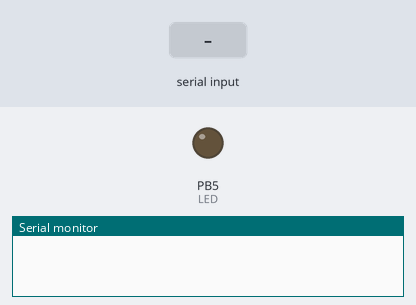
A program run on a simulated ATmega328P, built with avr-gcc and emulated at 16 MHz. Shown: output pins drawn as LEDs (lit = HIGH), the last lines printed to the serial monitor. The inputs (shaded band) are chosen by the test bench.

Above: at 1.2 s.
1.3 s: "1" received over Serial
At 2.4 s:
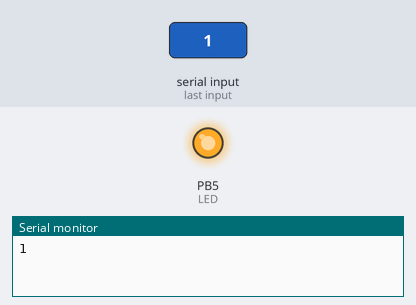
2.8 s: "0" received over Serial
At 3.6 s:
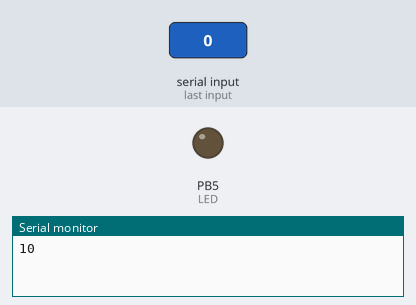
Timing chart, 0 to 5.8 s (numbered marks = the images above; inputs shaded):
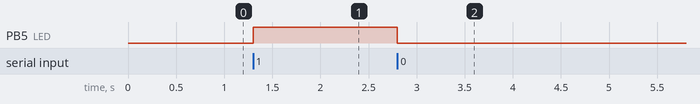

Measured:
- after the input at 1.3 s, PB5 (LED): LOW → HIGH at once
- after the input at 2.8 s, PB5 (LED): HIGH → LOW at once

The program:

main.c
```c
/*
 * Task1.c
 *
 * Created: 16/11/2022 17:09:34
 * Author : Eleanor
 */

#include <avr/io.h>
#include <util/delay.h>

#define LED 5
#define BAUDRATE 9600
// System clock speed
#define FOSC 16000000UL
#define BAUDRATE_PRESCALE ( (FOSC / (BAUDRATE * 16UL)) - 1)

// Send a character over USART
void send_USART(unsigned char data)
{
	// Wait for existing data to be send
	while (! ( UCSR0A & (1 << UDRE0) ) )
	{
		// pass;
	}
	// Load data into register to transmit
	UDR0 = data;
}

unsigned char blocking_recieve_USART()
{
	// Wait for indicator of received data
	while (! ( UCSR0A & (1 << RXC0) ) )
	{
		// pass;
	}
	// Return received character
	return UDR0;
}

void init_USART()
{
	// Set USART Baudrate
	UBRR0H = (uint8_t) (BAUDRATE_PRESCALE>>8);
	UBRR0L = (uint8_t) (BAUDRATE_PRESCALE);
	// Enable Rx and Tx
	UCSR0B = (1 << RXEN0) | (1 << TXEN0);
	// Frame format 8 bit data, no parity, 1 stop bit
	UCSR0C = (3 << UCSZ00) | (0 << UPM00) | (0 << USBS0);
}

/*
 * Set up port directions and peripherals, then set initial state
 */
void init()
{
	// Set input/output pins
	DDRB |= (1 << LED);
	// Initialize LED (and all other PORTB pins) to off.
	PORTB = 0x00;
	init_USART();
}

int main(void)
{
	init();
	while (1)
	{
		// Wait for a received command
		unsigned char r = blocking_recieve_USART();
		// Echo command back to PC
		send_USART(r);
		if (r == '1')
		{
			PORTB = (1 << LED);
		}
		else if (r == '0')
		{
			PORTB = (0 << LED);
		}
	}
}
```
